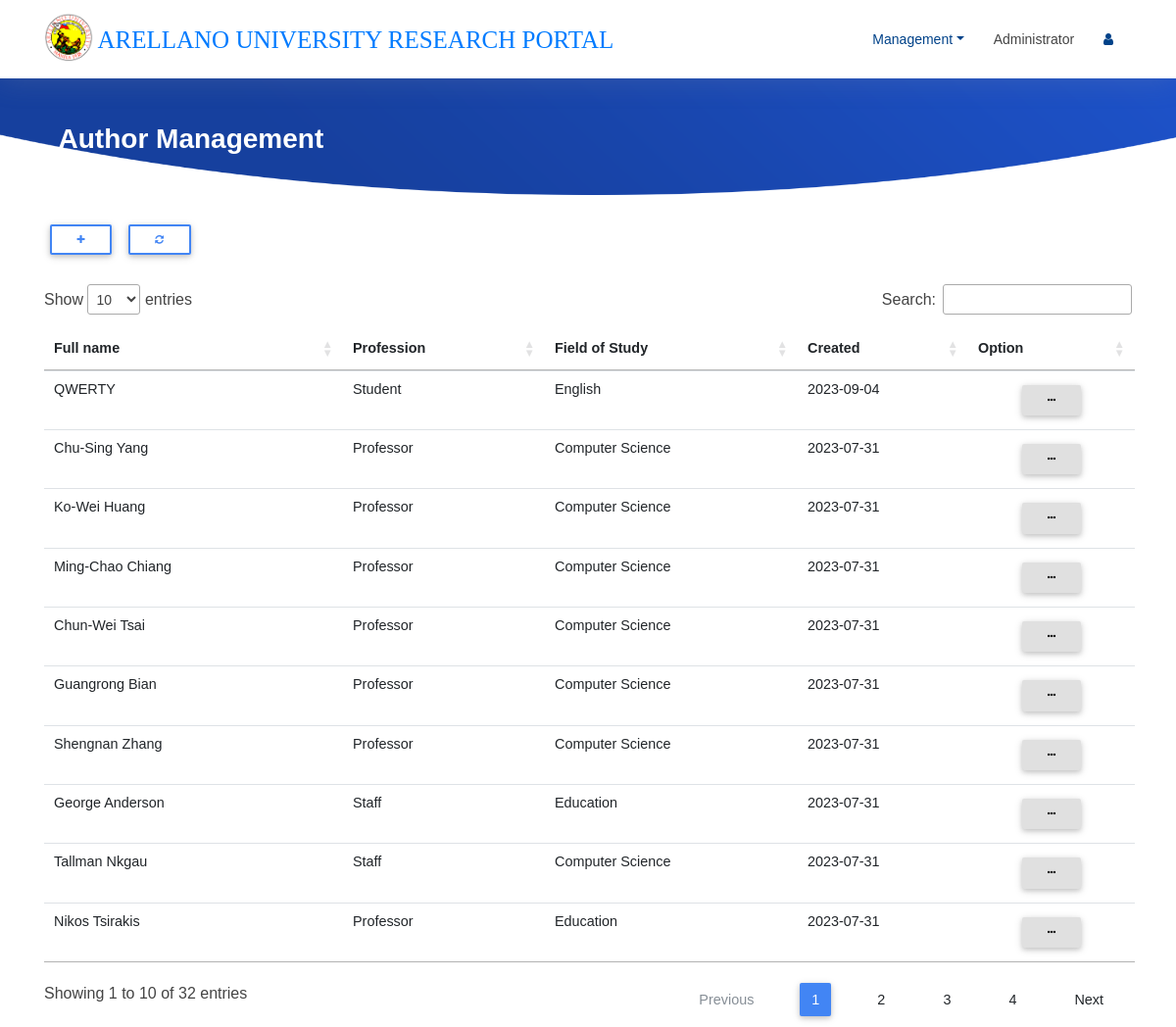
The page /admin/author/author.php (signed in) on the database its author committed.
### tables this page shows
CREATE TABLE `tblauthor` (
  `id` int(11) NOT NULL,
  `name` varchar(100) NOT NULL,
  `prefix` varchar(10) NOT NULL,
  `email` varchar(100) NOT NULL,
  `profession` varchar(100) NOT NULL,
  `fstudy` varchar(1000) NOT NULL,
  `created` varchar(50) NOT NULL
);

### admin/author/functions/DB.func.php (called while the page is built, shortened)
<?php
	function get_author($connect){
		$sql = "SELECT * FROM tblauthor ORDER BY id DESC";
		$result = $connect->query($sql);
			return $result;
	}
?>

### admin/author/author.php (the view, shortened to what this page needs)
<?php
  include "inc/header.php";
?>
<section id="intro" class="clearfix">
  <div class="container">
    <h3 style="color:#fff;">&nbsp;<b> Author Management </b></h3>
  </div>
</section>
<div class="container">
  <a href="api/createauthor.php">
    <button type="button" class="btn btn-outline-primary btn-sm">
      <i  class="fa fa-plus"></i>
    </button>
  </a>
  <a href="./author.php">
    <button type="button" class="btn btn-outline-primary btn-sm">
      <i class="fa fa-refresh" aria-hidden="true"></i>
    </button>
  </a>
  <br>
  <br>
  <div class="table-responsive-lg">
    <table id="author" class="table table-hover">
      <thead>
        <tr>
          <th scope="col">Full name</th>
          <th scope="col">Profession</th>
          <th scope="col">Field of Study</th>
          <th scope="col">Created</th>
          <th scope="col" align="center">Option</th>
        </tr>
      </thead>
      <tbody>
        <?php
          $result = get_author($connect);
          if ($result->num_rows>0) {
            while ($data = mysqli_fetch_array($result)) {
        ?>
        <tr>
          <td><a href="./api/action.php?id=<?php echo $data['id']?>"><?php echo $data['name']?></a></td>
          <td><?php echo $data['profession']?></td>
          <td><?php echo $data['fstudy']?></td>
          <td><?php echo date("Y-m-d",strtotime($data['created']));?></td>
          <td align="center">
            <div class="dropdown">
              <button class="btn btn-light btn-sm" type="button" id="option" data-toggle="dropdown" aria-haspopup="true" aria-expanded="false">
                <i class="fa fa-ellipsis-h"></i>
              </button>
            </div>
          </td>
        </tr>
        <?php
            }
          }
        ?>
      </tbody>
    </table>
  </div>
</div>
<link href="../resource/css/select2.min.css" rel="stylesheet" />

### admin/author/inc/header.php (shortened to what this page needs)
<?php
  include "inc/db.php";
  include "functions/DB.func.php";
?>
<!DOCTYPE html>
<html lang="en">
<head>
  <link href="../resource/css/font.css" rel="stylesheet">
  <link rel="stylesheet" href="../resource/css/fontawesome.css">
  <link rel="stylesheet" href="../resource/css/bootstrap.min.css">
  <link rel="stylesheet" href="../resource/css/mdb.min.css">
  <link href="../resource/assets/dataTables.bootstrap4.min.css" rel="stylesheet">
  <link href="../resource/lib/font-awesome/css/font-awesome.min.css" rel="stylesheet">
  <link href="../resource/lib/animate/animate.min.css" rel="stylesheet">
  <link href="../resource/lib/ionicons/css/ionicons.min.css" rel="stylesheet">
  <link href="../resource/lib/owlcarousel/assets/owl.carousel.min.css" rel="stylesheet">
  <link href="../resource/lib/lightbox/css/lightbox.min.css" rel="stylesheet">
  <link rel="stylesheet" href="../resource/css/bootstrap-select.css">
  <link href="../resource/css/style_management.css" rel="stylesheet">
  <link href="../resource/css/addons.css" rel="stylesheet">
</head>
<body>
  <header id="header" class="fixed-top">
    <div class="container">
      <div class="logo float-left">
        <a href="../index.php" class="scrollto"><img src="../resource/img/logo.png" alt="" class="img-fluid">&nbsp;<strong>ARELLANO UNIVERSITY RESEARCH PORTAL</strong></a>
      </div>
      <nav class="main-nav float-right d-none d-lg-block">
        <ul>
          <?php
          if (isset($_SESSION['id'])) {
            if ($_SESSION['role'] == "Administrator") { ?>
              <li class="nav-item dropdown">
                <a class="nav-link dropdown-toggle" href="#" id="navbarDropdown" role="button" data-toggle="dropdown" aria-haspopup="true" aria-expanded="false">Management</a>
              <?php
            }
              ?>
              </li>
              <li><a><?php echo $_SESSION['name']; ?></a></li>
              <li class="nav-item dropdown">
                <a class="nav-link " href="#" id="navbarDropdown" role="button" data-toggle="dropdown" aria-haspopup="true" aria-expanded="false">
                  <i class="fa fa-user"></i>&nbsp;</a>
              </li>
            <?php
          } else {
            header("Location: ../login/login.php");
          } ?>
        </ul>
      </nav>
    </div>
  </header>
  <link rel="stylesheet" href="//cdn.datatables.net/1.11.5/css/jquery.dataTables.min.css">
</body>
</html>

### admin/resource/css/style_management.css (style rules this page uses)
body { background: #fff; color: #444; font-family: "Open Sans", sans-serif; }
strong { font-family: thwack light; font-size: 25px; }
a { color: #007bff; transition: 0.5s; }
h1, h2, h3, h4, h5, h6 { font-family: "Montserrat", sans-serif; font-weight: 400; margin: 0 0 20px 0; padding: 0; }
#header { height: 80px; transition: all 0.5s; z-index: 997; transition: all 0.5s; padding: 20px 0; background: #fff; box-shadow: 0px 0px 30px rgba(127, 137, 161, 0.3); }
#header .logo img { padding: 0; max-height: 50px; position: relative; bottom: 7px; }
#intro { width: 100%; position: relative; background: url("../img/intro-bg.png") center bottom no-repeat; background-size: cover; padding: 125px 0 20px 0; }
.main-nav, .main-nav * { margin: 0; padding: 0; list-style: none; }
.main-nav > ul > li { position: relative; white-space: nowrap; float: left; }
.main-nav a { display: block; position: relative; color: #004289; padding: 10px 15px; transition: 0.3s; font-size: 14px; font-family: "Montserrat", sans-serif; font-weight: 500; }
.mobile-nav { position: fixed; top: 0; bottom: 0; z-index: 9999; overflow-y: auto; left: -260px; width: 260px; padding-top: 18px; background: rgba(19, 39, 57, 0.8); transition: 0.4s; }
.mobile-nav * { margin: 0; padding: 0; list-style: none; }
.mobile-nav a { display: block; position: relative; color: #fff; padding: 10px 20px; font-weight: 500; }

### rows shown on the page
tblauthor: name "QWERTY", profession "Student", fstudy "English", created "2023-09-04"
tblauthor: name "Chu-Sing Yang", profession "Professor", fstudy "Computer Science", created "2023-07-31"
tblauthor: name "Ko-Wei Huang", profession "Professor", fstudy "Computer Science", created "2023-07-31"
tblauthor: name "Ming-Chao Chiang", profession "Professor", fstudy "Computer Science", created "2023-07-31"
tblauthor: name "Chun-Wei Tsai", profession "Professor", fstudy "Computer Science", created "2023-07-31"
tblauthor: name "Guangrong Bian", profession "Professor", fstudy "Computer Science", created "2023-07-31"
tblauthor: name "Shengnan Zhang", profession "Professor", fstudy "Computer Science", created "2023-07-31"
tblauthor: name "George Anderson", profession "Staff", fstudy "Education", created "2023-07-31"
tblauthor: name "Tallman Nkgau", profession "Staff", fstudy "Computer Science", created "2023-07-31"
tblauthor: name "Nikos Tsirakis", profession "Professor", fstudy "Education", created "2023-07-31"

### other values the page prints
$_SESSION['name'] "Administrator"
